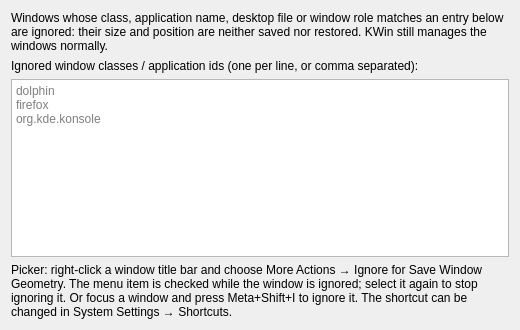
<?xml version="1.0" encoding="UTF-8"?>
<ui version="4.0">
 <class>KWin::SaveWindowGeometryConfigForm</class>
 <widget class="QWidget" name="KWin::SaveWindowGeometryConfigForm">
  <property name="geometry">
   <rect>
    <x>0</x>
    <y>0</y>
    <width>520</width>
    <height>330</height>
   </rect>
  </property>
  <property name="windowTitle">
   <string>Save Window Geometry</string>
  </property>
  <layout class="QVBoxLayout" name="mainLayout">
   <item>
    <widget class="QLabel" name="introLabel">
     <property name="wordWrap">
      <bool>true</bool>
     </property>
     <property name="text">
      <string>Windows whose class, application name, desktop file or window role matches an entry below are ignored: their size and position are neither saved nor restored. KWin still manages the windows normally.</string>
     </property>
    </widget>
   </item>
   <item>
    <widget class="QLabel" name="listLabel">
     <property name="text">
      <string>Ignored window classes / application ids (one per line, or comma separated):</string>
     </property>
     <property name="wordWrap">
      <bool>true</bool>
     </property>
    </widget>
   </item>
   <item>
    <widget class="QPlainTextEdit" name="kcfg_Blacklist">
     <property name="minimumSize">
      <size>
       <width>0</width>
       <height>130</height>
      </size>
     </property>
     <property name="placeholderText">
      <string>dolphin&#10;firefox&#10;org.kde.konsole</string>
     </property>
    </widget>
   </item>
   <item>
    <widget class="QLabel" name="pickerLabel">
     <property name="wordWrap">
      <bool>true</bool>
     </property>
     <property name="text">
      <string>Picker: right-click a window title bar and choose More Actions → Ignore for Save Window Geometry. The menu item is checked while the window is ignored; select it again to stop ignoring it. Or focus a window and press Meta+Shift+I to ignore it. The shortcut can be changed in System Settings → Shortcuts.</string>
     </property>
    </widget>
   </item>
  </layout>
 </widget>
 <resources/>
 <connections/>
</ui>
